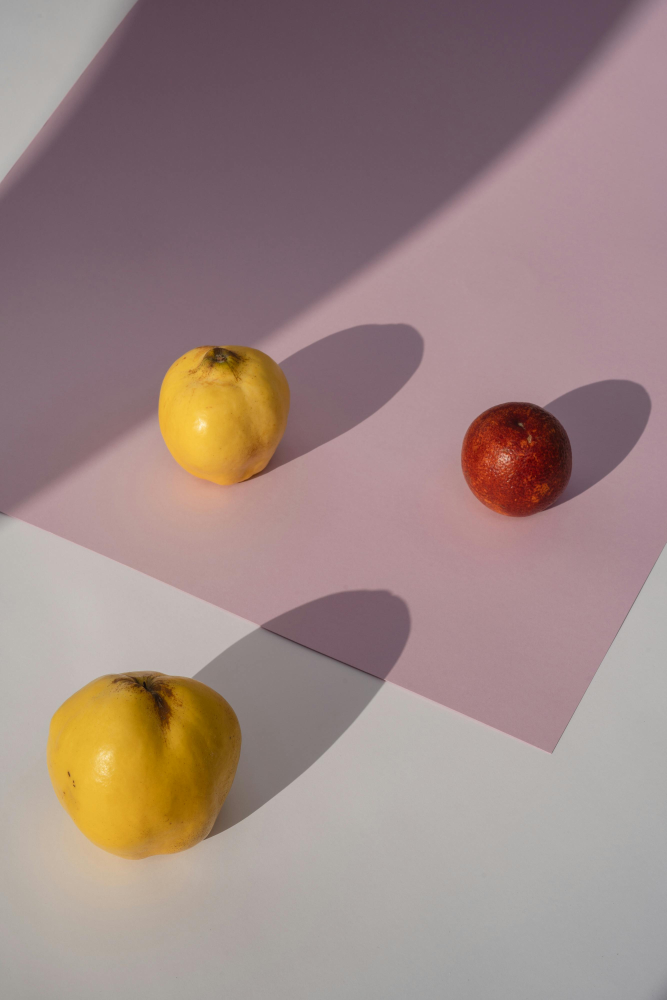
#> input picture Expirement 3/images.jpg, 2667 x 4000 px (shown at 1/4 size)
$ jupyter execute 'cv ep.3 gaussian Vs laplacian.ipynb'
#> lines starting #> are read from the running program, lines starting #| are printed output that depends on the picture; after the words box and inside, x2 and y2 are one past the last pixel; in counts of white or black regions, pixels touching at a corner belong together
[cell 1]
import cv2
import matplotlib.pyplot as plt

[cell 2]
img = cv2.imread("images.jpg")
#> img is the input picture: shape (4000, 2667, 3); mean B, G, R 131.7, 134.8, 156.9
img = cv2.cvtColor(img, cv2.COLOR_BGR2RGB)

plt.imshow(img)
plt.title("Original Image - Gaussian Level 0")
plt.axis("off")

[cell 3]
G = [img]
for i in range(3):
    G.append(cv2.pyrDown(G[i]))
#> after the loop, G = 4 items
plt.figure(figsize=(10,6))
for i in range(len(G)):
    plt.subplot(2,2,i+1)
    plt.imshow(G[i])
    plt.title(f"Gaussian Level {i}")
    plt.axis("off")
#> this loop made 4 passes
plt.show()
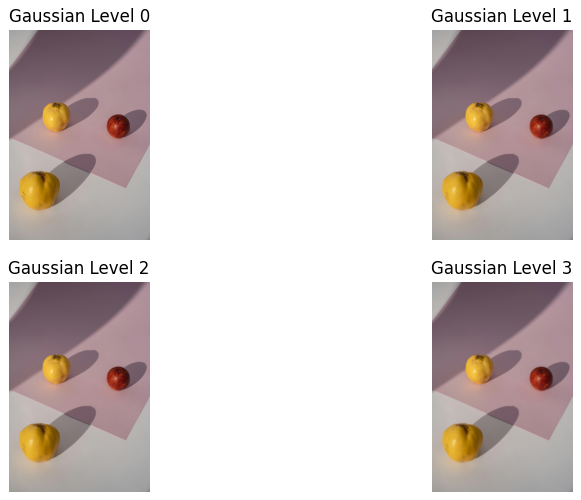
#> figure drawn by matplotlib, 4 panels

[cell 4]
L = []
for i in range(len(G)-1):
    expanded = cv2.pyrUp(G[i+1])
    expanded = cv2.resize(expanded, (G[i].shape[1], G[i].shape[0]))
    laplacian = cv2.subtract(G[i], expanded)
    L.append(laplacian)
#> this loop made 3 passes
#> pass 1, `expanded = cv2.pyrUp(G[i+1])`:
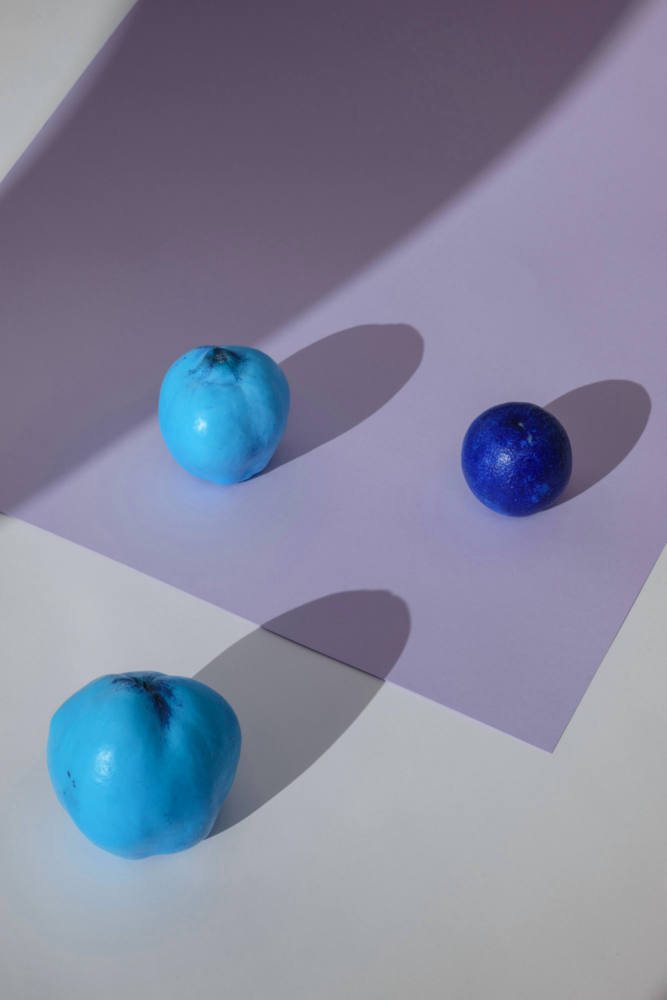
#> expanded: shape (4000, 2668, 3) (shown at 1/4 size); mean of channels 0, 1, 2 157, 134.8, 131.8; drawn as B, G, R
#> after the loop, L = 3 items

L.append(G[-1])  # Last level

[cell 5]
plt.figure(figsize=(10,6))
for i in range(len(L)):
    plt.subplot(2,2,i+1)
    plt.imshow(cv2.normalize(L[i], None, 0, 255, cv2.NORM_MINMAX))
    plt.title(f"Laplacian Level {i}")
    plt.axis("off")
plt.show()
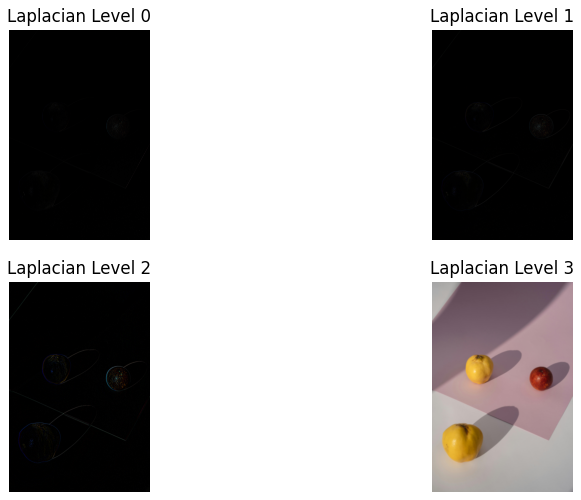
#> figure drawn by matplotlib, 4 panels

[cell 6]
for i, im in enumerate(L[:-1]):
    gray = cv2.cvtColor(im, cv2.COLOR_RGB2GRAY)
    edges = cv2.Canny(gray, 100, 200)

    plt.figure()
    plt.imshow(edges, cmap='gray')
    plt.title(f"Edges from Laplacian Level {i}")
    plt.axis("off")
    plt.show()
#> this loop made 3 passes
#> pass 1, `edges = cv2.Canny(gray, 100, 200)`:
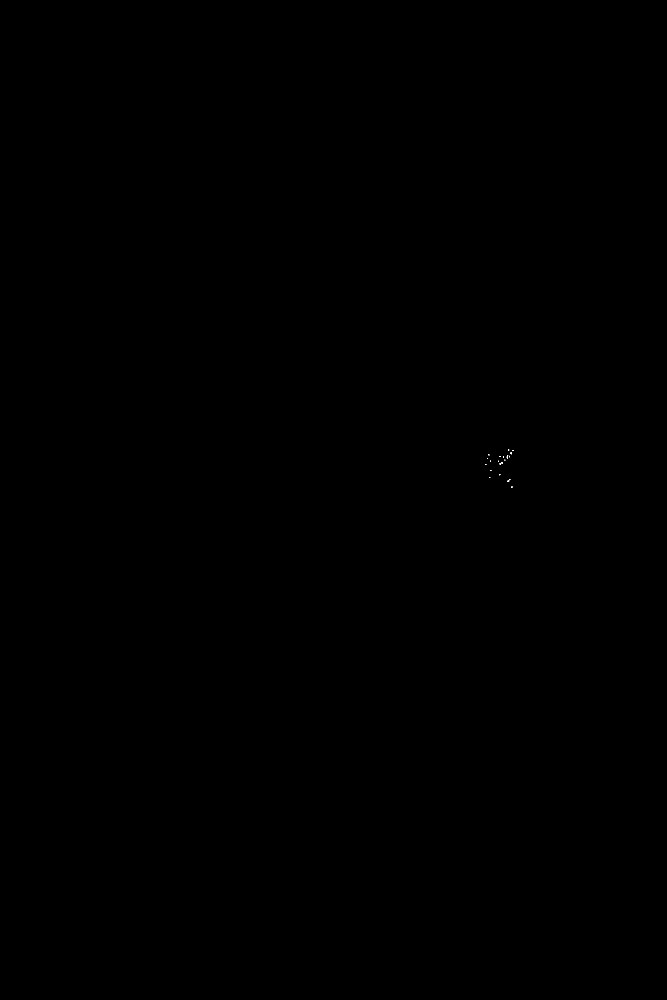
#> edges: shape (4000, 2667) (shown at 1/4 size); 0% white in thin lines or dots, all inside (x1, y1, x2, y2) = (1941, 1798, 2054, 1951)
